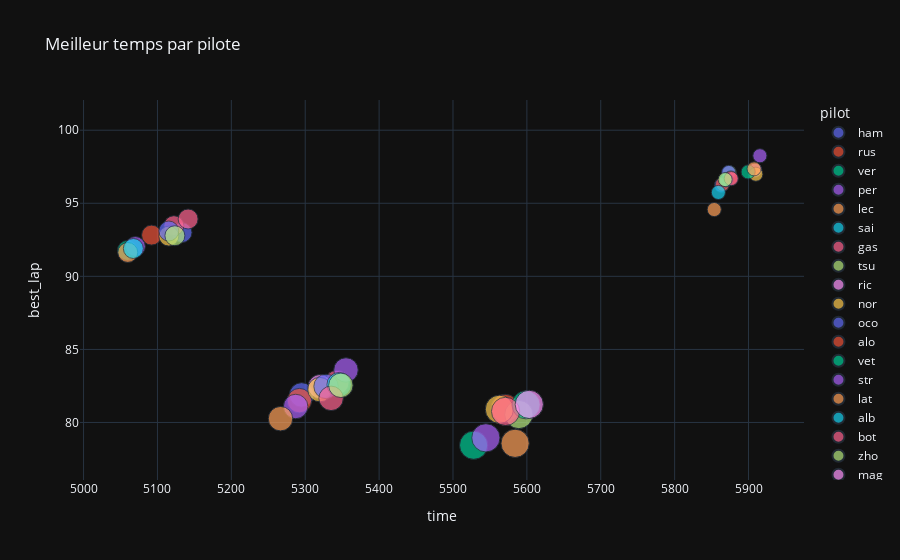

Here is the notebook cell this chart was saved with:
### Markdown cell above
toujours un nuage de point, mais avec les temps totaux en x et temps du meilleur tour en y

### Code cell
px.scatter(data_all, x="time", y="best_lap", color="pilot", title="Meilleur temps par pilote", template="plotly_dark", size="index")

### Figure 1 — Plotly figure (JSON) as saved in the notebook; plotly's stock layout.template omitted (floating-point values rounded to 4 significant figures)
{"data": [{"hovertemplate": "pilot=ham<br>time=%{x}<br>best_lap=%{y}<br>index=%{marker.size}<extra></extra>", "legendgroup": "ham", "marker": {"color": "#636efa", "size": [1, 2, 3, 4], "sizemode": "area", "sizeref": 0.01, "symbol": "circle"}, "mode": "markers", "name": "ham", "orientation": "v", "showlegend": true, "type": "scatter", "x": [5863.0, 5133.0, 5295.0, null], "xaxis": "x", "y": [96.23, 93.0, 81.89, 81.42], "yaxis": "y"}, {"hovertemplate": "pilot=rus<br>time=%{x}<br>best_lap=%{y}<br>index=%{marker.size}<extra></extra>", "legendgroup": "rus", "marker": {"color": "#EF553B", "size": [1, 2, 3, 4], "sizemode": "area", "sizeref": 0.01, "symbol": "circle"}, "mode": "markers", "name": "rus", "orientation": "v", "showlegend": true, "type": "scatter", "x": [5865.0, 5092.0, 5292.0, 5570.0], "xaxis": "x", "y": [96.3, 92.82, 81.5, 80.96], "yaxis": "y"}, {"hovertemplate": "pilot=ver<br>time=%{x}<br>best_lap=%{y}<br>index=%{marker.size}<extra></extra>", "legendgroup": "ver", "marker": {"color": "#00cc96", "size": [1, 2, 3, 4], "sizemode": "area", "sizeref": 0.01, "symbol": "circle"}, "mode": "markers", "name": "ver", "orientation": "v", "showlegend": true, "type": "scatter", "x": [null, 5059.0, null, 5528.0], "xaxis": "x", "y": [95.44, 91.77, 81.68, 78.45], "yaxis": "y"}, {"hovertemplate": "pilot=per<br>time=%{x}<br>best_lap=%{y}<br>index=%{marker.size}<extra></extra>", "legendgroup": "per", "marker": {"color": "#ab63fa", "size": [1, 2, 3, 4], "sizemode": "area", "sizeref": 0.01, "symbol": "circle"}, "mode": "markers", "name": "per", "orientation": "v", "showlegend": true, "type": "scatter", "x": [null, 5070.0, 5287.0, 5545.0], "xaxis": "x", "y": [96.09, 92.04, 81.09, 78.95], "yaxis": "y"}, {"hovertemplate": "pilot=lec<br>time=%{x}<br>best_lap=%{y}<br>index=%{marker.size}<extra></extra>", "legendgroup": "lec", "marker": {"color": "#FFA15A", "size": [1, 2, 3, 4], "sizemode": "area", "sizeref": 0.01, "symbol": "circle"}, "mode": "markers", "name": "lec", "orientation": "v", "showlegend": true, "type": "scatter", "x": [5854.0, 5060.0, 5267.0, 5584.0], "xaxis": "x", "y": [94.57, 91.63, 80.26, 78.57], "yaxis": "y"}, {"hovertemplate": "pilot=sai<br>time=%{x}<br>best_lap=%{y}<br>index=%{marker.size}<extra></extra>", "legendgroup": "sai", "marker": {"color": "#19d3f3", "size": [1, 2, 3, 4], "sizemode": "area", "sizeref": 0.01, "symbol": "circle"}, "mode": "markers", "name": "sai", "orientation": "v", "showlegend": true, "type": "scatter", "x": [5859.0, 5067.0, null, null], "xaxis": "x", "y": [95.74, 91.91, null, null], "yaxis": "y"}, {"hovertemplate": "pilot=gas<br>time=%{x}<br>best_lap=%{y}<br>index=%{marker.size}<extra></extra>", "legendgroup": "gas", "marker": {"color": "#FF6692", "size": [1, 2, 3, 4], "sizemode": "area", "sizeref": 0.01, "symbol": "circle"}, "mode": "markers", "name": "gas", "orientation": "v", "showlegend": true, "type": "scatter", "x": [null, 5122.0, 5343.0, null], "xaxis": "x", "y": [97.32, 93.47, 82.73, 81.71], "yaxis": "y"}, {"hovertemplate": "pilot=tsu<br>time=%{x}<br>best_lap=%{y}<br>index=%{marker.size}<extra></extra>", "legendgroup": "tsu", "marker": {"color": "#B6E880", "size": [1, 2, 3, 4], "sizemode": "area", "sizeref": 0.01, "symbol": "circle"}, "mode": "markers", "name": "tsu", "orientation": "v", "showlegend": true, "type": "scatter", "x": [5874.0, null, null, 5589.0], "xaxis": "x", "y": [97.1, null, 83.34, 80.54], "yaxis": "y"}, {"hovertemplate": "pilot=ric<br>time=%{x}<br>best_lap=%{y}<br>index=%{marker.size}<extra></extra>", "legendgroup": "ric", "marker": {"color": "#FF97FF", "size": [1, 2, 3, 4], "sizemode": "area", "sizeref": 0.01, "symbol": "circle"}, "mode": "markers", "name": "ric", "orientation": "v", "showlegend": true, "type": "scatter", "x": [5909.0, null, 5320.0, null], "xaxis": "x", "y": [97.26, 94.49, 82.45, 81.58], "yaxis": "y"}, {"hovertemplate": "pilot=nor<br>time=%{x}<br>best_lap=%{y}<br>index=%{marker.size}<extra></extra>", "legendgroup": "nor", "marker": {"color": "#FECB52", "size": [1, 2, 3, 4], "sizemode": "area", "sizeref": 0.01, "symbol": "circle"}, "mode": "markers", "name": "nor", "orientation": "v", "showlegend": true, "type": "scatter", "x": [5910.0, 5115.0, 5320.0, 5563.0], "xaxis": "x", "y": [96.99, 92.75, 82.25, 80.9], "yaxis": "y"}, {"hovertemplate": "pilot=oco<br>time=%{x}<br>best_lap=%{y}<br>index=%{marker.size}<extra></extra>", "legendgroup": "oco", "marker": {"color": "#636efa", "size": [1, 2, 3, 4], "sizemode": "area", "sizeref": 0.01, "symbol": "circle"}, "mode": "markers", "name": "oco", "orientation": "v", "showlegend": true, "type": "scatter", "x": [5873.0, 5115.0, 5328.0, null], "xaxis": "x", "y": [97.11, 93.1, 82.47, 81.89], "yaxis": "y"}, {"hovertemplate": "pilot=alo<br>time=%{x}<br>best_lap=%{y}<br>index=%{marker.size}<extra></extra>", "legendgroup": "alo", "marker": {"color": "#EF553B", "size": [1, 2, 3, 4], "sizemode": "area", "sizeref": 0.01, "symbol": "circle"}, "mode": "markers", "name": "alo", "orientation": "v", "showlegend": true, "type": "scatter", "x": [5876.0, null, null, null], "xaxis": "x", "y": [96.73, 93.83, 80.85, 99.69], "yaxis": "y"}, {"hovertemplate": "pilot=vet<br>time=%{x}<br>best_lap=%{y}<br>index=%{marker.size}<extra></extra>", "legendgroup": "vet", "marker": {"color": "#00cc96", "size": [1, 2, 3, 4], "sizemode": "area", "sizeref": 0.01, "symbol": "circle"}, "mode": "markers", "name": "vet", "orientation": "v", "showlegend": true, "type": "scatter", "x": [5899.0, null, null, 5599.0], "xaxis": "x", "y": [97.15, 94.45, 85.19, 81.21], "yaxis": "y"}, {"hovertemplate": "pilot=str<br>time=%{x}<br>best_lap=%{y}<br>index=%{marker.size}<extra></extra>", "legendgroup": "str", "marker": {"color": "#ab63fa", "size": [1, 2, 3, 4], "sizemode": "area", "sizeref": 0.01, "symbol": "circle"}, "mode": "markers", "name": "str", "orientation": "v", "showlegend": true, "type": "scatter", "x": [5915.0, null, 5355.0, null], "xaxis": "x", "y": [98.25, 97.53, 83.59, 81.75], "yaxis": "y"}, {"hovertemplate": "pilot=lat<br>time=%{x}<br>best_lap=%{y}<br>index=%{marker.size}<extra></extra>", "legendgroup": "lat", "marker": {"color": "#FFA15A", "size": [1, 2, 3, 4], "sizemode": "area", "sizeref": 0.01, "symbol": "circle"}, "mode": "markers", "name": "lat", "orientation": "v", "showlegend": true, "type": "scatter", "x": [5908.0, null, null, null], "xaxis": "x", "y": [97.36, 94.37, 83.88, 81.34], "yaxis": "y"}, {"hovertemplate": "pilot=alb<br>time=%{x}<br>best_lap=%{y}<br>index=%{marker.size}<extra></extra>", "legendgroup": "alb", "marker": {"color": "#19d3f3", "size": [1, 2, 3, 4], "sizemode": "area", "sizeref": 0.01, "symbol": "circle"}, "mode": "markers", "name": "alb", "orientation": "v", "showlegend": true, "type": "scatter", "x": [5870.0, null, 5346.0, null], "xaxis": "x", "y": [96.6, 93.98, 82.59, 81.76], "yaxis": "y"}, {"hovertemplate": "pilot=bot<br>time=%{x}<br>best_lap=%{y}<br>index=%{marker.size}<extra></extra>", "legendgroup": "bot", "marker": {"color": "#FF6692", "size": [1, 2, 3, 4], "sizemode": "area", "sizeref": 0.01, "symbol": "circle"}, "mode": "markers", "name": "bot", "orientation": "v", "showlegend": true, "type": "scatter", "x": [5877.0, 5142.0, 5335.0, 5571.0], "xaxis": "x", "y": [96.69, 93.92, 81.65, 80.76], "yaxis": "y"}, {"hovertemplate": "pilot=zho<br>time=%{x}<br>best_lap=%{y}<br>index=%{marker.size}<extra></extra>", "legendgroup": "zho", "marker": {"color": "#B6E880", "size": [1, 2, 3, 4], "sizemode": "area", "sizeref": 0.01, "symbol": "circle"}, "mode": "markers", "name": "zho", "orientation": "v", "showlegend": true, "type": "scatter", "x": [5868.0, 5124.0, 5348.0, null], "xaxis": "x", "y": [96.62, 92.78, 82.54, 81.29], "yaxis": "y"}, {"hovertemplate": "pilot=mag<br>time=%{x}<br>best_lap=%{y}<br>index=%{marker.size}<extra></extra>", "legendgroup": "mag", "marker": {"color": "#FF97FF", "size": [1, 2, 3, 4], "sizemode": "area", "sizeref": 0.01, "symbol": "circle"}, "mode": "markers", "name": "mag", "orientation": "v", "showlegend": true, "type": "scatter", "x": [null, null, null, 5603.0], "xaxis": "x", "y": [null, null, 83.07, 81.24], "yaxis": "y"}, {"hovertemplate": "pilot=sch<br>time=%{x}<br>best_lap=%{y}<br>index=%{marker.size}<extra></extra>", "legendgroup": "sch", "marker": {"color": "#FECB52", "size": [1, 2, 3, 4], "sizemode": "area", "sizeref": 0.01, "symbol": "circle"}, "mode": "markers", "name": "sch", "orientation": "v", "showlegend": true, "type": "scatter", "x": [null, null, null, null], "xaxis": "x", "y": [null, null, null, null], "yaxis": "y"}], "layout": {"legend": {"itemsizing": "constant", "title": {"text": "pilot"}, "tracegroupgap": 0}, "title": {"text": "Meilleur temps par pilote"}, "xaxis": {"anchor": "y", "domain": [0, 1], "title": {"text": "time"}}, "yaxis": {"anchor": "x", "domain": [0, 1], "title": {"text": "best_lap"}}}}
